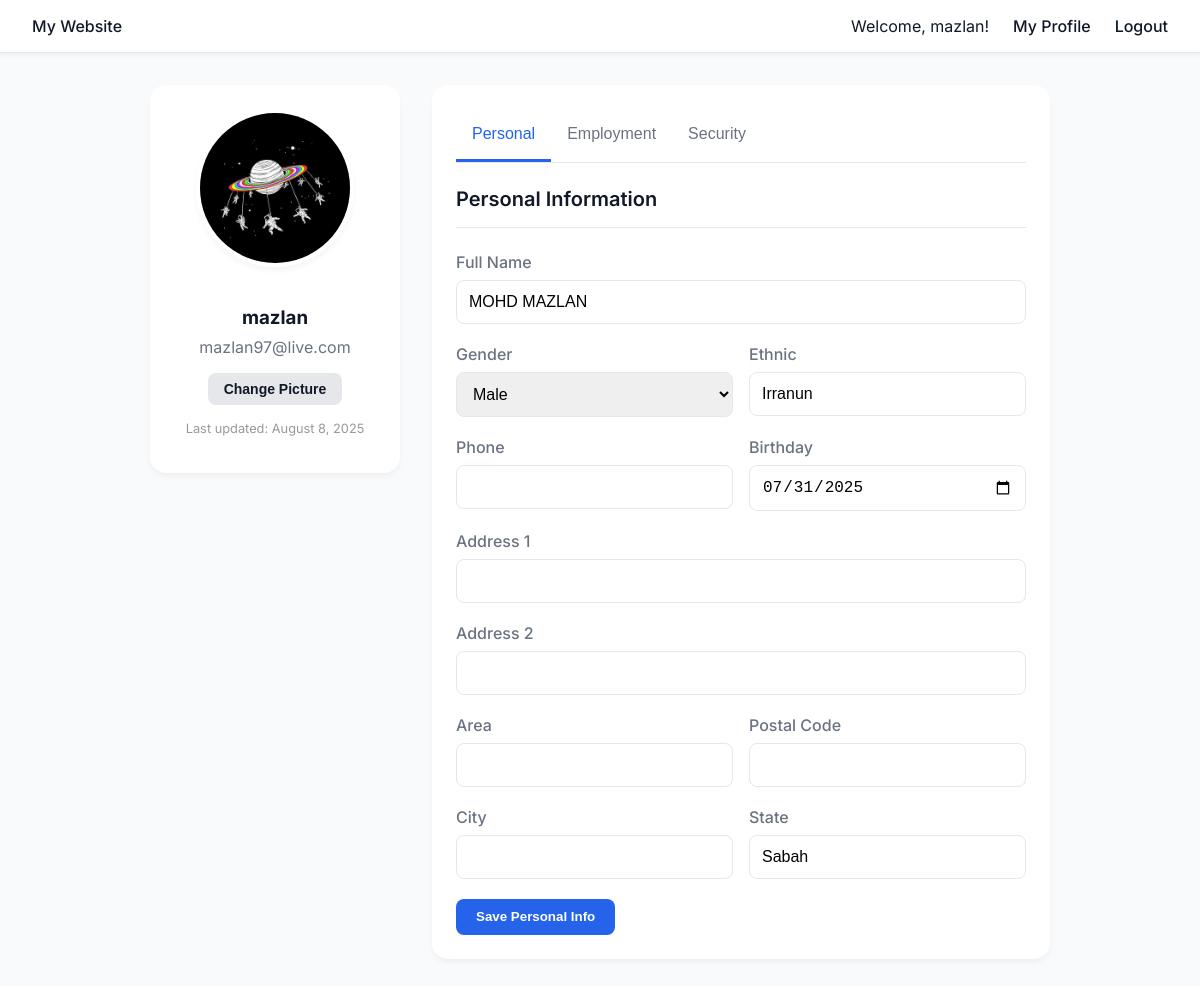
Before: /profile.php (signed in) with the older database file.
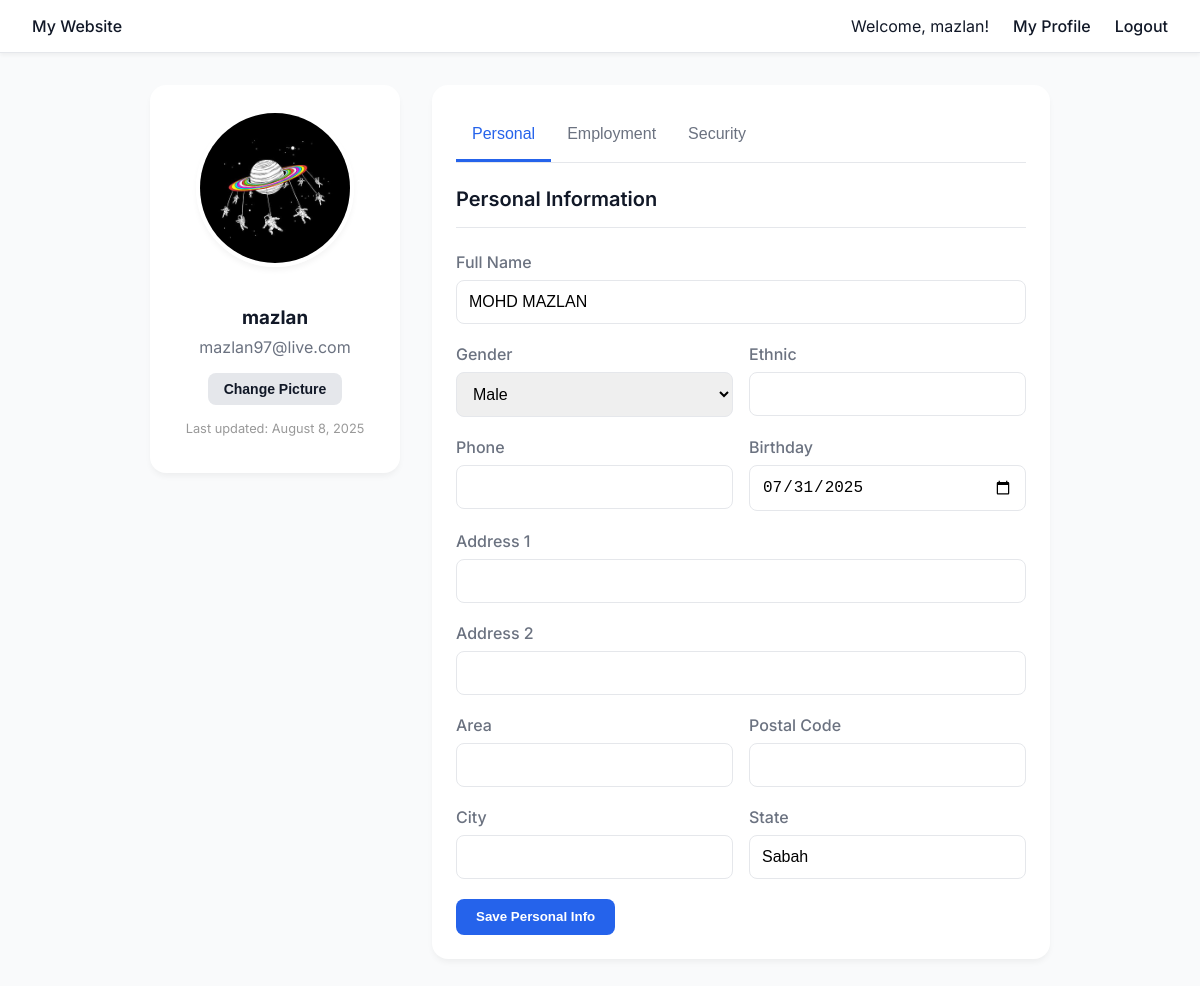
After: the same page with the newer database file.
### tables this page shows
CREATE TABLE `users` (
  `id` int(11) NOT NULL,
  `nric` varchar(50) NOT NULL,
  `email` varchar(100) NOT NULL,
  `username` varchar(50) DEFAULT NULL,
  `password` varchar(255) NOT NULL,
  `created_at` datetime NOT NULL DEFAULT current_timestamp()
);

CREATE TABLE `user_profiles` (
  `id` int(11) NOT NULL,
  `user_id` int(11) NOT NULL,
  `full_name` varchar(255) DEFAULT NULL,
  `gender` enum('m','f') DEFAULT NULL,
  `ethnic` varchar(100) DEFAULT NULL,
  `phone` varchar(50) DEFAULT NULL,
  `birthday` date DEFAULT NULL,
  `address1` varchar(255) DEFAULT NULL,
  `address2` varchar(255) DEFAULT NULL,
  `area` varchar(100) DEFAULT NULL,
  `postal_code` varchar(20) DEFAULT NULL,
  `city` varchar(100) DEFAULT NULL,
  `state` varchar(100) DEFAULT NULL,
  `voting_area` varchar(255) DEFAULT NULL,
  `service_area` varchar(255) DEFAULT NULL,
  `vest_size` varchar(10) DEFAULT NULL,
  `profile_pic_url` varchar(2083) DEFAULT NULL,
  `updated_at` timestamp NOT NULL DEFAULT current_timestamp() ON UPDATE current_timestamp()
);

CREATE TABLE `user_employment` (
  `id` int(11) NOT NULL,
  `user_id` int(11) NOT NULL,
  `employment` varchar(255) NOT NULL,
  `position` varchar(255) NOT NULL,
  `employer_name` varchar(255) NOT NULL,
  `company_address` varchar(255) NOT NULL,
  `updated_at` timestamp NOT NULL DEFAULT current_timestamp() ON UPDATE current_timestamp()
);

### php/user.php (called while the page is built, shortened)
<?php
class User
{
    private $conn;
    public function __construct($db)
    {
        $this->conn = $db;
    }
    public function getProfile($user_id)
    {
        $query = "
            SELECT u.username, u.email, u.nric, p.*, e.*
            FROM users u
            LEFT JOIN user_profiles p ON u.id = p.user_id
            LEFT JOIN user_employment e ON u.id = e.user_id
            WHERE u.id = :user_id
        ";
        $stmt = $this->conn->prepare($query);
        $stmt->bindParam(':user_id', $user_id, PDO::PARAM_INT);
        $stmt->execute();
        return $stmt->fetch(PDO::FETCH_ASSOC);
    }
}

### profile.php (the view, shortened to what the changed rows need)
<?php
require_once ROOT_PATH . '/php/user_auth_check.php';
require_once ROOT_PATH . '/php/user.php';
$database = new Database();
$db = $database->connect();
$user = new User($db);
$user_id = $_SESSION['user_id'];
$profileData = $user->getProfile($user_id);
?>
<!DOCTYPE html>
<html lang="en">
<head>
</head>
<body>
    <main class="page-wrapper">
        <div class="profile-grid">
            <div class="card profile-pic-container">
                <img id="profile-pic-img" src="<?php echo empty($profileData['profile_pic_url']) ?  'https://placehold.co/150x150/e0e7ff/3730a3?text=User' : BASE_URL . '/' . htmlspecialchars($profileData['profile_pic_url']); ?>" alt="Profile Picture" class="profile-pic">
                <h3 style="margin-bottom: 0.5rem;"><?php echo htmlspecialchars($profileData['username']); ?></h3>
                <p style="color: var(--subtle-text-color); margin-top: 0;"><?php echo htmlspecialchars($profileData['email']); ?></p>
                <form id="profile-pic-form">
                    <button type="button" class="btn btn-secondary" id="change-pic-btn" onclick="document.getElementById('profile-pic-input').click();">Change Picture</button>
                </form>
                <p style="font-size: 0.8rem; color: #999; margin-top: 1rem;">
                    Last updated: <?php echo date('F j, Y', strtotime($profileData['updated_at'])); ?>
                </p>
            </div>
            <div class="card">
                <div id="personal" class="tab-content active">
                    <form id="personal-details-form">
                        <h2 class="card-title">Personal Information</h2>
                        <div class="form-group">
                            <label for="full_name">Full Name</label>
                            <input type="text" id="full_name" name="full_name" class="form-control" value="<?php echo htmlspecialchars($profileData['full_name'] ?? ''); ?>">
                        </div>
                        <div class="form-grid">
                            <div class="form-group">
                                <label for="ethnic">Ethnic</label>
                                <input type="text" id="ethnic" name="ethnic" class="form-control" value="<?php echo htmlspecialchars($profileData['ethnic'] ?? ''); ?>">
                            </div>
                        </div>
                        <div class="form-grid">
                            <div class="form-group">
                                <label for="birthday">Birthday</label>
                                <input type="date" id="birthday" name="birthday" class="form-control" value="<?php echo htmlspecialchars($profileData['birthday'] ?? ''); ?>">
                            </div>
                        </div>
                        <div class="form-grid">
                            <div class="form-group">
                                <label for="state">State</label>
                                <input type="text" id="state" name="state" class="form-control" value="<?php echo htmlspecialchars($profileData['state'] ?? ''); ?>">
                            </div>
                        </div>
                    </form>
                </div>
            </div>
        </div>
    </main>
</body>
</html>

Changed rows visible on the page:
changed users "mazlan": ethnic "Irranun" → (not shown)
